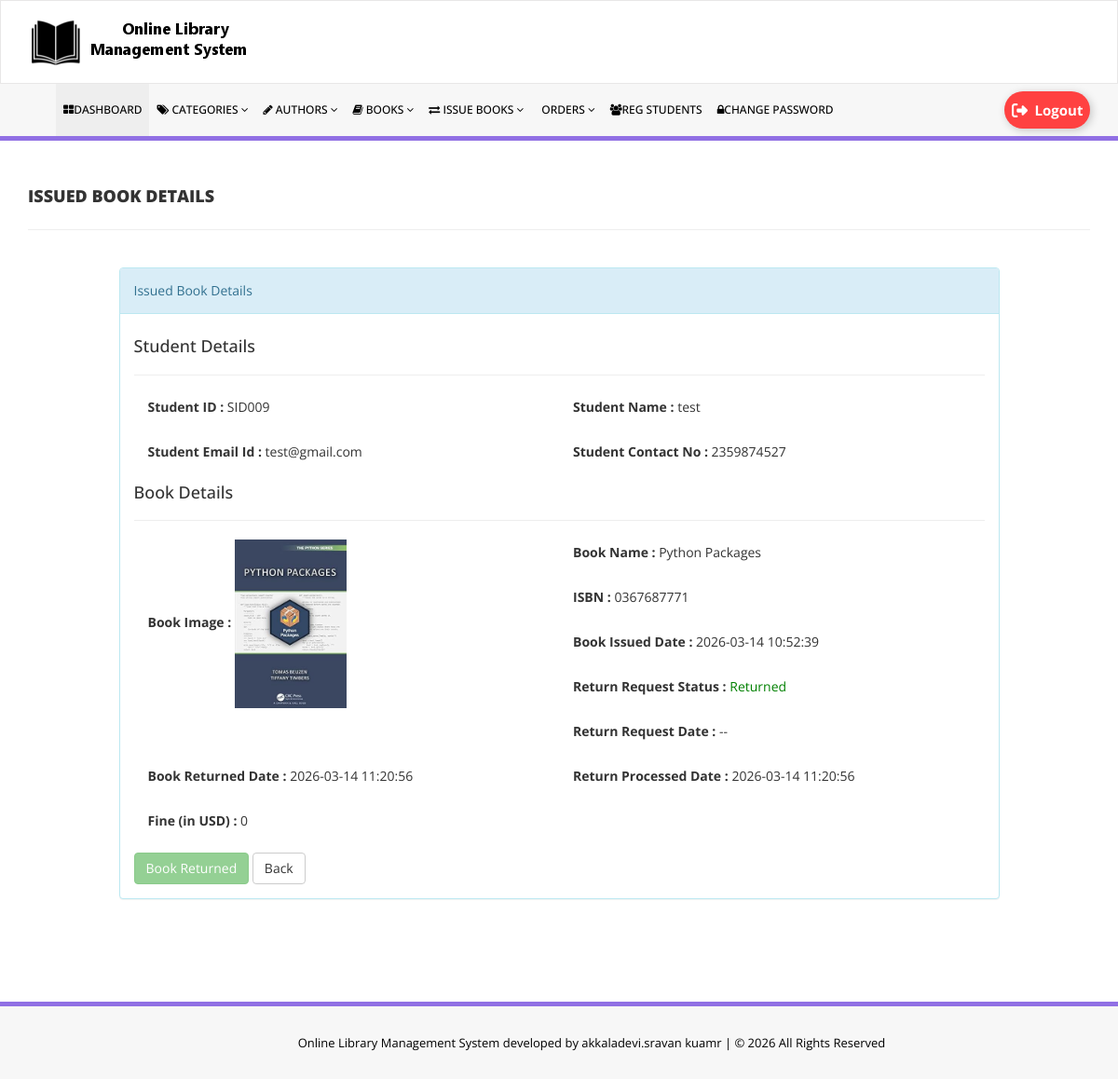
The app's page /admin/update-issue-bookdeails.php?rid=8 (signed in) with its own data.
### tables this page shows
CREATE TABLE `tblissuedbookdetails` (
  `id` int NOT NULL AUTO_INCREMENT,
  `BookId` int DEFAULT NULL,
  `StudentID` varchar(150) DEFAULT NULL,
  `IssuesDate` timestamp NULL DEFAULT CURRENT_TIMESTAMP,
  `ReturnDate` timestamp NULL DEFAULT NULL ON UPDATE CURRENT_TIMESTAMP,
  `RetrunStatus` int DEFAULT NULL,
  `fine` int DEFAULT NULL,
  `ReturnRequestStatus` tinyint(1) NOT NULL DEFAULT '0',
  `ReturnRequestDate` timestamp NULL DEFAULT NULL,
  `ReturnProcessedDate` timestamp NULL DEFAULT NULL,
  `remark` mediumtext NOT NULL,
  PRIMARY KEY (`id`)
);

CREATE TABLE `tblstudents` (
  `id` int NOT NULL AUTO_INCREMENT,
  `StudentId` varchar(100) DEFAULT NULL,
  `FullName` varchar(120) DEFAULT NULL,
  `EmailId` varchar(120) DEFAULT NULL,
  `MobileNumber` char(11) DEFAULT NULL,
  `Password` varchar(120) DEFAULT NULL,
  `Status` int DEFAULT NULL,
  `RegDate` timestamp NULL DEFAULT CURRENT_TIMESTAMP,
  `UpdationDate` timestamp NULL DEFAULT NULL ON UPDATE CURRENT_TIMESTAMP,
  PRIMARY KEY (`id`),
  UNIQUE KEY `StudentId` (`StudentId`)
);

CREATE TABLE `tblbooks` (
  `id` int NOT NULL AUTO_INCREMENT,
  `BookName` varchar(255) DEFAULT NULL,
  `CatId` int DEFAULT NULL,
  `AuthorId` int DEFAULT NULL,
  `ISBNNumber` varchar(25) DEFAULT NULL,
  `BookPrice` decimal(10,2) DEFAULT NULL,
  `bookImage` varchar(250) NOT NULL,
  `isIssued` int DEFAULT NULL,
  `RegDate` timestamp NULL DEFAULT CURRENT_TIMESTAMP,
  `UpdationDate` timestamp NULL DEFAULT NULL ON UPDATE CURRENT_TIMESTAMP,
  `bookQty` int DEFAULT NULL,
  `PreviewLink` varchar(500) DEFAULT NULL,
  PRIMARY KEY (`id`)
);

### admin/update-issue-bookdeails.php (the view, shortened to what this page needs)
<?php
include('includes/config.php');
$rid=intval($_GET['rid']);
$sql = "SELECT tblstudents.StudentId,tblstudents.FullName,tblstudents.EmailId,tblstudents.MobileNumber,
tblbooks.BookName,tblbooks.ISBNNumber,tblissuedbookdetails.IssuesDate,tblissuedbookdetails.ReturnDate,
tblissuedbookdetails.id as rid,tblissuedbookdetails.fine,tblissuedbookdetails.RetrunStatus,
COALESCE(tblissuedbookdetails.ReturnRequestStatus,0) AS ReturnRequestStatus,
tblissuedbookdetails.ReturnRequestDate,tblissuedbookdetails.ReturnProcessedDate,
tblbooks.id as bid,tblbooks.bookImage
FROM tblissuedbookdetails
JOIN tblstudents ON tblstudents.StudentId=tblissuedbookdetails.StudentId
JOIN tblbooks ON tblbooks.id=tblissuedbookdetails.BookId
WHERE tblissuedbookdetails.id=:rid";
$query = $dbh->prepare($sql);
$query->bindParam(':rid',$rid,PDO::PARAM_INT);
$query->execute();
$issuedBook=$query->fetch(PDO::FETCH_ASSOC);
?>
<!DOCTYPE html>
<html xmlns="http://www.w3.org/1999/xhtml">
<head>
    <link href="assets/css/bootstrap.css" rel="stylesheet" />
    <link href="assets/css/font-awesome.css" rel="stylesheet" />
    <link href="assets/css/style.css" rel="stylesheet" />
</head>
<body>
<?php include('includes/header.php');?>
    <div class="content-wrapper">
         <div class="container">
        <div class="row pad-botm">
            <div class="col-md-12">
                <h4 class="header-line">Issued Book Details</h4>
            </div>
        </div>
        <div class="row">
            <div class="col-md-10 col-sm-6 col-xs-12 col-md-offset-1">
                <div class="panel panel-info">
                    <div class="panel-heading">
                        Issued Book Details
                    </div>
                    <div class="panel-body">
                        <form role="form" method="post">
                            <h4>Student Details</h4>
                            <hr />
                            <div class="col-md-6">
                                <div class="form-group">
                                    <label>Student ID :</label>
                                    <?php echo htmlentities($issuedBook['StudentId']);?>
                                </div>
                            </div>
                            <div class="col-md-6">
                                <div class="form-group">
                                    <label>Student Name :</label>
                                    <?php echo htmlentities($issuedBook['FullName']);?>
                                </div>
                            </div>
                            <div class="col-md-6">
                                <div class="form-group">
                                    <label>Student Email Id :</label>
                                    <?php echo htmlentities($issuedBook['EmailId']);?>
                                </div>
                            </div>
                            <div class="col-md-6">
                                <div class="form-group">
                                    <label>Student Contact No :</label>
                                    <?php echo htmlentities($issuedBook['MobileNumber']);?>
                                </div>
                            </div>
                            <h4>Book Details</h4>
                            <hr />
                            <div class="col-md-6">
                                <div class="form-group">
                                    <label>Book Image :</label>
                                    <img src="bookimg/<?php echo htmlentities($issuedBook['bookImage']); ?>" width="120">
                                </div>
                            </div>
                            <div class="col-md-6">
                                <div class="form-group">
                                    <label>Book Name :</label>
                                    <?php echo htmlentities($issuedBook['BookName']);?>
                                </div>
                            </div>
                            <div class="col-md-6">
                                <div class="form-group">
                                    <label>ISBN :</label>
                                    <?php echo htmlentities($issuedBook['ISBNNumber']);?>
                                </div>
                            </div>
                            <div class="col-md-6">
                                <div class="form-group">
                                    <label>Book Issued Date :</label>
                                    <?php echo htmlentities($issuedBook['IssuesDate']);?>
                                </div>
                            </div>
                            <div class="col-md-6">
                                <div class="form-group">
                                    <label>Return Request Status :</label>
<?php if((int)$issuedBook['ReturnRequestStatus']===1){ ?>
                                    <span style="color:#b8860b;">User requested return</span>
<?php } elseif((int)$issuedBook['RetrunStatus']===1) { ?>
                                    <span style="color:green;">Returned</span>
<?php } else { ?>
                                    <span>Not requested yet</span>
<?php } ?>
                                </div>
                            </div>
                            <div class="col-md-6">
                                <div class="form-group">
                                    <label>Return Request Date :</label>
                                    <?php echo htmlentities($issuedBook['ReturnRequestDate']!="" ? $issuedBook['ReturnRequestDate'] : '--');?>
                                </div>
                            </div>
                            <div class="col-md-6">
                                <div class="form-group">
                                    <label>Book Returned Date :</label>
                                    <?php echo htmlentities($issuedBook['ReturnDate']!="" ? $issuedBook['ReturnDate'] : 'Not Return Yet');?>
                                </div>
                            </div>
                            <div class="col-md-6">
                                <div class="form-group">
                                    <label>Return Processed Date :</label>
                                    <?php echo htmlentities($issuedBook['ReturnProcessedDate']!="" ? $issuedBook['ReturnProcessedDate'] : '--');?>
                                </div>
                            </div>
                            <div class="col-md-12">
                                <div class="form-group">
                                    <label>Fine (in USD) :</label>
<?php if((int)$issuedBook['RetrunStatus']===1){ ?>
                                    <?php echo htmlentities($issuedBook['fine']!="" ? $issuedBook['fine'] : '0');?>
<?php } else { ?>
                                    <input class="form-control" type="number" min="0" name="fine" id="fine" value="<?php echo htmlentities($issuedBook['fine']!="" ? $issuedBook['fine'] : '0');?>" required />
<?php } ?>
                                </div>
                            </div>
<?php if((int)$issuedBook['RetrunStatus']!==1){ ?>
                            <button type="submit" name="return" id="submit" class="btn btn-info">Return Book</button>
<?php } else { ?>
                            <button type="button" class="btn btn-success" disabled>Book Returned</button>
<?php } ?>
                            <a href="manage-issued-books.php" class="btn btn-default">Back</a>
                        </form>
                    </div>
                </div>
            </div>
        </div>
    </div>
    </div>
<?php include('includes/footer.php');?>
</body>
</html>

### admin/assets/css/style.css (style rules this page uses)
.content-wrapper { margin-top: 40px; min-height:800px; padding-bottom:90px; }
.header-line { font-weight:900; padding-bottom:25px; border-bottom:1px solid #eeeeee; text-transform:uppercase; }
.pad-botm { padding-bottom:30px; }

### records on screen
tblissuedbookdetails: tblstudents.StudentId "SID009", tblstudents.FullName "test", tblstudents.EmailId "test@gmail.com", tblstudents.MobileNumber "2359874527", BookId.bookImage (picture), BookId.BookName "Python Packages", BookId.ISBNNumber "0367687771", IssuesDate "2026-03-14 10:52:39", ReturnRequestDate "--", ReturnDate "2026-03-14 11:20:56", ReturnProcessedDate "2026-03-14 11:20:56", fine "0"
